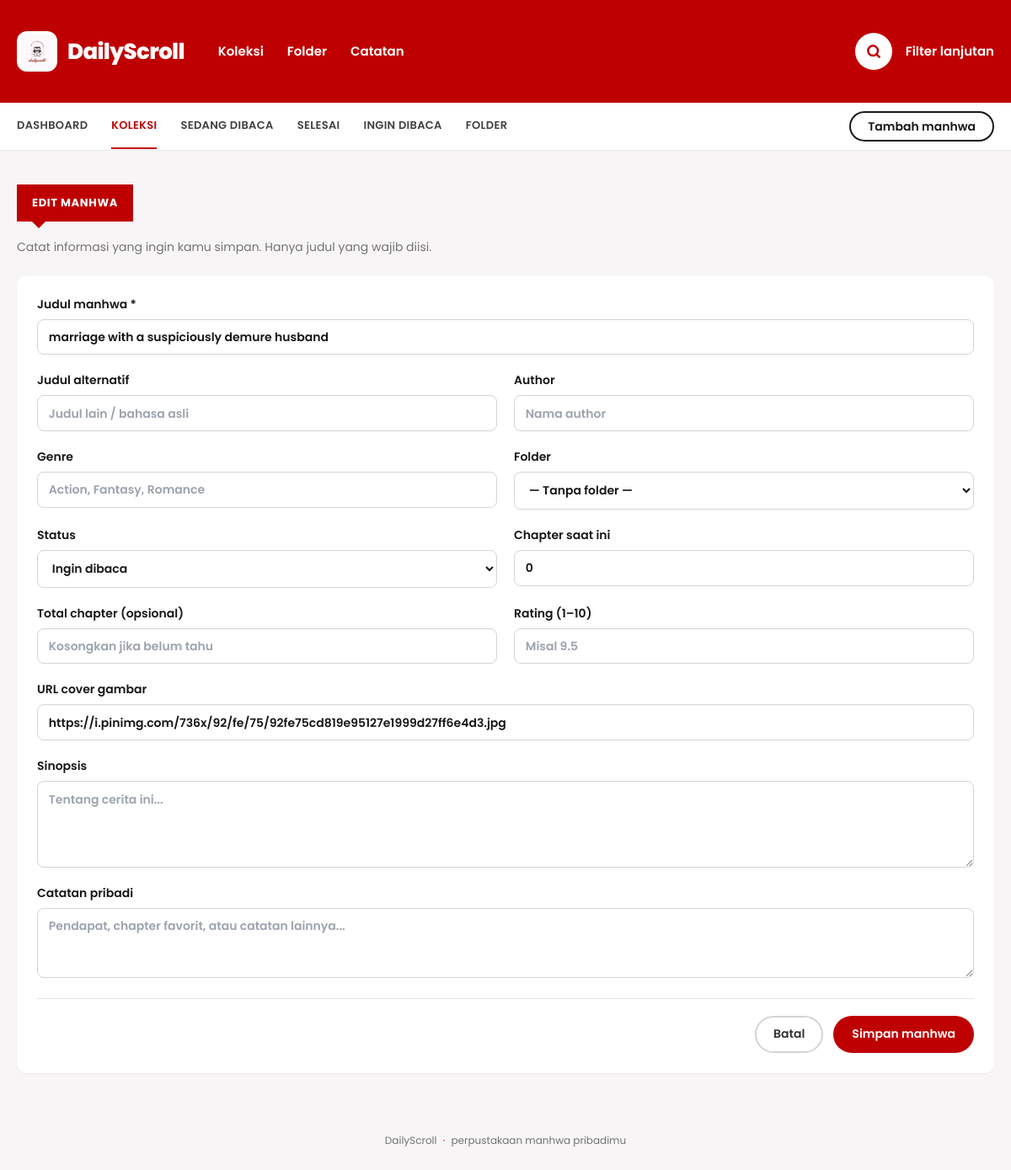
Page /manhwa_form.php?id=207 on the committed database.
### tables this page shows
CREATE TABLE `manhwa` (
  `id` int(10) UNSIGNED NOT NULL,
  `folder_id` int(10) UNSIGNED DEFAULT NULL,
  `title` varchar(255) NOT NULL,
  `alternative_title` varchar(255) DEFAULT NULL,
  `synopsis` text DEFAULT NULL,
  `genre` varchar(255) DEFAULT NULL,
  `author` varchar(150) DEFAULT NULL,
  `status` enum('Reading','Completed','Plan to Read') NOT NULL DEFAULT 'Plan to Read',
  `current_chapter` int(10) UNSIGNED NOT NULL DEFAULT 0,
  `total_chapters` int(10) UNSIGNED DEFAULT NULL,
  `rating` decimal(3,1) DEFAULT NULL,
  `cover_url` text DEFAULT NULL,
  `personal_notes` text DEFAULT NULL,
  `created_at` timestamp NOT NULL DEFAULT current_timestamp(),
  `updated_at` timestamp NOT NULL DEFAULT current_timestamp() ON UPDATE current_timestamp()
);

### app/Controllers/Controller.php (called while the page is built, shortened)
<?php
abstract class Controller
{
    protected View $view;
    public function __construct()
    {
        $db = Database::getInstance();
        $this->request = new Request();
        $this->view    = new View();
        $this->manhwa  = new ManhwaRepository($db);
    }
    protected function render(string $template, array $data = []): void
    {
        $this->view->render($template, $data);
    }
}

### app/Controllers/ManhwaController.php (called while the page is built, shortened)
<?php
final class ManhwaController extends Controller
{
    public function form(): void
    {
        $id = $this->request->queryInt('id');
        $isEdit = $id !== null;
        $form = self::emptyForm();
        $errors = [];
        if ($isEdit) {
            $existing = $this->manhwa->find($id);
            $form = $existing->toFormArray();
        }
        $this->render('manhwa/form', [
            'pageTitle' => $isEdit ? 'Edit Manhwa' : 'Tambah Manhwa',
            'active'    => $isEdit ? 'collection' : 'add',
            'isEdit'    => $isEdit,
            'editId'    => $id,
            'form'      => $form,
            'errors'    => $errors,
            'folders'   => $this->folders->all(),
        ]);
    }
    private static function emptyForm(): array
    {
        return [
            'folder_id' => '', 'title' => '', 'alternative_title' => '', 'synopsis' => '',
            'genre' => '', 'author' => '', 'status' => ManhwaStatus::PLAN, 'current_chapter' => '0',
            'total_chapters' => '', 'rating' => '', 'cover_url' => '', 'personal_notes' => '',
        ];
    }
}

### manhwa_form.php (called while the page is built)
<?php
require __DIR__ . '/app/bootstrap.php';
(new DailyScroll\Controllers\ManhwaController())->form();

### app/bootstrap.php (called while the page is built, shortened)
<?php
spl_autoload_register(static function (string $class): void {
    $prefix = 'DailyScroll\\';
    $file = BASE_PATH . '/app/' . str_replace('\\', '/', substr($class, strlen($prefix))) . '.php';
});

### config.php (called while the page is built, shortened)
<?php
return [
    'db' => [
        'host'    => 'localhost',
        'name'    => 'dailyscroll',
        'user'    => 'root',
        'pass'    => '',
        'charset' => 'utf8mb4',
    ],
];

### app/Core/Database.php (called while the page is built, shortened)
<?php
final class Database
{
    private static ?Database $instance = null;
    private PDO $pdo;
    private function __construct(array $config)
    {
        try {
            $this->pdo = new PDO(
                "mysql:host={$config['host']};dbname={$config['name']};charset={$config['charset']}",
                $config['user'],
                $config['pass'],
                [
                    PDO::ATTR_ERRMODE            => PDO::ERRMODE_EXCEPTION,
                    PDO::ATTR_DEFAULT_FETCH_MODE => PDO::FETCH_ASSOC,
                    PDO::ATTR_EMULATE_PREPARES   => false,
                ]
            );
        } catch (PDOException $e) {
            exit('Koneksi database gagal. Periksa config.php dan pastikan MySQL menyala. Detail: '
                . htmlspecialchars($e->getMessage(), ENT_QUOTES, 'UTF-8'));
        }
    }
    public static function getInstance(): self
    {
        if (self::$instance === null) {
            $config = require BASE_PATH . '/config.php';
            self::$instance = new self($config['db']);
        }
        return self::$instance;
    }
    public function query(string $sql, array $params = []): PDOStatement
    {
        $stmt = $this->pdo->prepare($sql);
        $stmt->execute($params);
        return $stmt;
    }
}

### app/Core/Request.php (called while the page is built, shortened)
<?php
final class Request
{
    public function queryInt(string $key): ?int
    {
        return self::positiveInt($_GET[$key] ?? null);
    }
    private static function positiveInt(mixed $value): ?int
    {
        if (is_string($value) && ctype_digit($value) && (int)$value > 0) {
            return (int)$value;
        }
        return null;
    }
}

### app/Repositories/ManhwaRepository.php (called while the page is built, shortened)
<?php
final class ManhwaRepository
{
    public function find(int $id): ?Manhwa
    {
        $row = $this->db->query(self::BASE_SELECT . ' WHERE m.id = ?', [$id])->fetch();
        return $row ? Manhwa::fromRow($row) : null;
    }
}

### app/Models/Manhwa.php (called while the page is built, shortened)
<?php
final class Manhwa
{
    public static function fromRow(array $r): self
    {
        return new self(
            (int)$r['id'],
            isset($r['folder_id']) ? (int)$r['folder_id'] : null,
            $r['folder_name'] ?? null,
            (string)$r['title'],
            $r['alternative_title'] ?? null,
            $r['synopsis'] ?? null,
            $r['genre'] ?? null,
            $r['author'] ?? null,
            (string)$r['status'],
            (int)$r['current_chapter'],
            isset($r['total_chapters']) ? (int)$r['total_chapters'] : null,
            isset($r['rating']) ? (float)$r['rating'] : null,
            $r['cover_url'] ?? null,
            $r['personal_notes'] ?? null,
            (string)$r['created_at'],
            (string)$r['updated_at']
        );
    }
    public function toFormArray(): array
    {
        return [
            'folder_id'         => (string)($this->folderId ?? ''),
            'title'             => $this->title,
            'alternative_title' => (string)$this->alternativeTitle,
            'synopsis'          => (string)$this->synopsis,
            'genre'             => (string)$this->genre,
            'author'            => (string)$this->author,
            'status'            => $this->status,
            'current_chapter'   => (string)$this->currentChapter,
            'total_chapters'    => $this->totalChapters === null ? '' : (string)$this->totalChapters,
            'rating'            => $this->rating === null ? '' : (string)$this->rating,
            'cover_url'         => (string)$this->coverUrl,
            'personal_notes'    => (string)$this->personalNotes,
        ];
    }
}

### app/Models/ManhwaStatus.php (called while the page is built, shortened)
<?php
final class ManhwaStatus
{
    public static function all(): array
    {
        return [self::READING, self::COMPLETED, self::PLAN];
    }
    public static function label(string $status): string
    {
        switch ($status) {
            case self::READING:   return 'Sedang dibaca';
            case self::COMPLETED: return 'Selesai dibaca';
            case self::PLAN:      return 'Ingin dibaca';
        }
    }
}

### views/manhwa/form.php (the view, shortened to what this page needs)
<p class="mt-5 text-sm text-neutral-500">Catat informasi yang ingin kamu simpan. Hanya judul yang wajib diisi.</p>
<form method="post" autocomplete="off" class="mt-6 rounded-xl bg-white p-6 shadow-sm">
    <div class="grid gap-5 sm:grid-cols-2">
        <label class="flex flex-col gap-2 text-sm font-semibold sm:col-span-2">Judul manhwa *
            <input class="ds-input" name="title" autocomplete="off" maxlength="255" required value="<?= $e($form['title']) ?>" placeholder="Contoh: Solo Leveling"></label>
        <label class="flex flex-col gap-2 text-sm font-semibold">Judul alternatif
            <input class="ds-input" name="alternative_title" autocomplete="off" maxlength="255" value="<?= $e($form['alternative_title']) ?>" placeholder="Judul lain / bahasa asli"></label>
        <label class="flex flex-col gap-2 text-sm font-semibold">Author
            <input class="ds-input" name="author" autocomplete="off" maxlength="150" value="<?= $e($form['author']) ?>" placeholder="Nama author"></label>
        <label class="flex flex-col gap-2 text-sm font-semibold">Genre
            <input class="ds-input" name="genre" autocomplete="off" maxlength="255" value="<?= $e($form['genre']) ?>" placeholder="Action, Fantasy, Romance"></label>
        <label class="flex flex-col gap-2 text-sm font-semibold">Folder
            <select class="ds-input" name="folder_id">
                <option value="">— Tanpa folder —</option>
            </select></label>
        <label class="flex flex-col gap-2 text-sm font-semibold">Status
            <select class="ds-input" name="status">
                <?php foreach (ManhwaStatus::all() as $s): ?>
                    <option value="<?= $e($s) ?>" <?= $form['status'] === $s ? 'selected' : '' ?>><?= $e(ManhwaStatus::label($s)) ?></option>
                <?php endforeach; ?>
            </select></label>
        <label class="flex flex-col gap-2 text-sm font-semibold">Chapter saat ini
            <input class="ds-input" type="number" min="0" step="1" name="current_chapter" autocomplete="off" value="<?= $e($form['current_chapter']) ?>"></label>
        <label class="flex flex-col gap-2 text-sm font-semibold">Total chapter (opsional)
            <input class="ds-input" type="number" min="0" step="1" name="total_chapters" autocomplete="off" value="<?= $e($form['total_chapters']) ?>" placeholder="Kosongkan jika belum tahu"></label>
        <label class="flex flex-col gap-2 text-sm font-semibold">Rating (1–10)
            <input class="ds-input" type="number" min="1" max="10" step="0.1" name="rating" autocomplete="off" value="<?= $e($form['rating']) ?>" placeholder="Misal 9.5"></label>
        <label class="flex flex-col gap-2 text-sm font-semibold sm:col-span-2">URL cover gambar
            <input class="ds-input" type="url" name="cover_url" autocomplete="off" value="<?= $e($form['cover_url']) ?>" placeholder="https://..."></label>
        <label class="flex flex-col gap-2 text-sm font-semibold sm:col-span-2">Sinopsis
            <textarea class="ds-input" name="synopsis" autocomplete="off" rows="4" placeholder="Tentang cerita ini..."><?= $e($form['synopsis']) ?></textarea></label>
        <label class="flex flex-col gap-2 text-sm font-semibold sm:col-span-2">Catatan pribadi
            <textarea class="ds-input" name="personal_notes" autocomplete="off" rows="3" placeholder="Pendapat, chapter favorit, atau catatan lainnya..."><?= $e($form['personal_notes']) ?></textarea></label>
    </div>
    <div class="mt-6 flex justify-end gap-3 border-t border-neutral-200 pt-5">
        <a class="ds-btn ds-btn-light" href="<?= $isEdit ? 'detail.php?id=' . (int)$editId : 'manhwa.php' ?>">Batal</a>
        <button class="ds-btn ds-btn-primary" type="submit">Simpan manhwa</button>
    </div>
</form>

### assets/css/app.css (style rules this page uses)
:root { --brand: #bf0000; --brand-dark: #8a0000; }
body { background: #f7f5f5; }
.ds-input { width: 100%; border: 1px solid #d6d3d3; border-radius: .5rem; background: #fff; padding: .65rem .8rem; font-size: .875rem; outline: none; transition: .15s; }
.ds-btn { display: inline-flex; align-items: center; justify-content: center; gap: .4rem; border-radius: 9999px; border: 2px solid transparent; padding: .6rem 1.25rem; font-size: .875rem; font-weight: 600; cursor: pointer; transition: .15s; }
.ds-btn-primary { background: var(--brand); color: #fff; }
.ds-btn-light { background: #fff; color: #333; border-color: #d6d3d3; }

### rows in the picture
manhwa: title "marriage with a suspiciously demure husband", current_chapter "0", cover_url "https://i.pinimg.com/736x/92/fe/75/92fe75cd819e95127e1999d27ff6e4d3.jpg"

### other values in the picture
$e($label) "DASHBOARD"
$e($label) "KOLEKSI"
$e($label) "SEDANG DIBACA"
$e($label) "SELESAI"
$e($label) "INGIN DIBACA"
$e($label) "FOLDER"
$e($label) "EDIT MANHWA"
form field status "Ingin dibaca"
